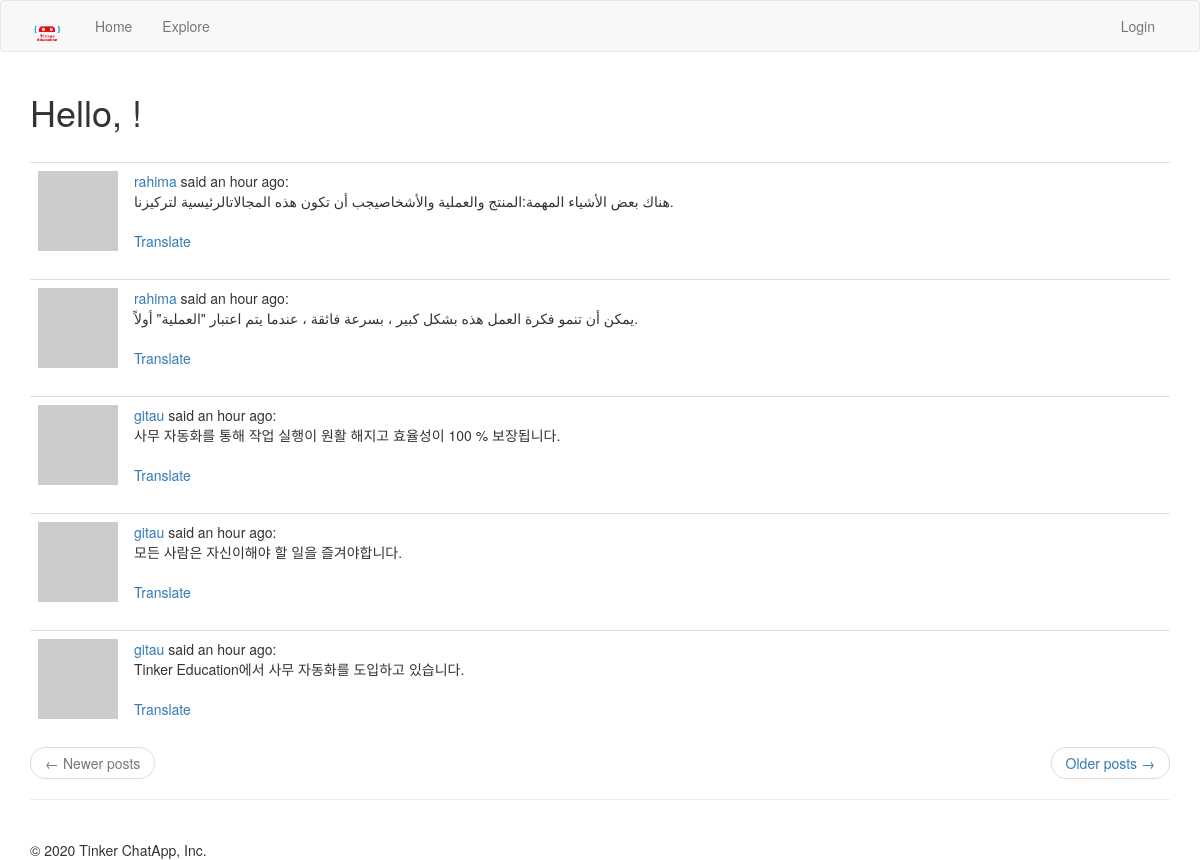
/explore, run on the app's committed database.
### app/models.py (models this page shows, shortened)
class Post(db.Model):
    id = db.Column(db.Integer, primary_key = True)
    body = db.Column(db.String(140))
    timestamp = db.Column(db.DateTime, index = True, default = datetime.utcnow)
    user_id = db.Column(db.Integer, db.ForeignKey('user.id'))
    language = db.Column(db.String(5))

class User( UserMixin ,db.Model):
    id = db.Column(db.Integer, primary_key = True)
    username = db.Column(db.String(64), unique = True, index = True)
    email = db.Column(db.String(120), unique = True, index = True)
    password_hash = db.Column(db.String(128))
    posts = db.relationship('Post', backref = 'author', lazy = 'dynamic')
    about_me = db.Column(db.String(140))
    last_seen = db.Column(db.DateTime, default = datetime.utcnow)
    followed = db.relationship(
        'User',
        secondary = followers,
        primaryjoin = (followers.c.follower_id == id),
        secondaryjoin = (followers.c.followed_id == id),
        backref = db.backref('followers', lazy = 'dynamic'),
        lazy = 'dynamic'
    )
    def avatar(self, size):
        digest = md5(self.email.lower().encode('utf-8')).hexdigest()
        return 'https://www.gravatar.com/avatar/{}?d=identicon&s={}'.format(digest, size)

### app/routes.py (the view)
@app.route('/explore')
def explore():
    page = request.args.get('page', 1, type=int)
    posts = Post.query.order_by(Post.timestamp.desc()).paginate(
        page, app.config['POSTS_PER_PAGE'], False
    )
    next_url = url_for('explore', page = posts.next_num) \
        if posts.has_next else None
    prev_url = url_for('explore', page = posts.prev_num) \
        if posts.has_prev else None
    return render_template('home.html', title = 'Explore', posts = posts.items, next_url = next_url, prev_url = prev_url)

### app/routes.py (called while the page is built)
@app.before_request
def before_request():
    if current_user.is_authenticated:
        current_user.last_seen = datetime.utcnow()
        db.session.commit()
    g.locale = str(get_locale())

### app/templates/home.html (shortened to what this page needs)
{% extends 'base.html' %}
{% import 'bootstrap/wtf.html' as wtf %}
{% block app_content %}
    <h1>Hello, {{current_user.username}}!</h1><br>
    {% for post in posts %}
        {% include '_posts.html' %}
    {% endfor %}
    <nav aria-label="...">
        <ul class="pager">
            <li class="previous{% if not prev_url %} disabled{% endif %}">
                <a href="{{ prev_url or '#' }}">
                    <span aria-hidden="true">&larr;</span> Newer posts
                </a>
            </li>
            <li class="next{% if not next_url %} disabled{% endif %}">
                <a href="{{ next_url or '#' }}">
                    Older posts <span aria-hidden="true">&rarr;</span>
                </a>
            </li>
        </ul>
    </nav>
{% endblock %}

### app/templates/_posts.html
<table class="table table-hover">
    <tr valign = 'top'>
        <td width="70px">
            <a href="{{ url_for('profile', username=post.author.username) }}">
                <img src="{{ post.author.avatar(36) }}" />
            </a>
        </td>
        <td>
            <a href="{{ url_for('profile', username=post.author.username) }}">
                {{ post.author.username }}
            </a>
            said {{ moment(post.timestamp).fromNow() }}:
            <br>
            <span id="post{{ post.id }}">{{ post.body }}</span>
            {% if post.language and post.language != g.locale %}
                <br><br>
                <span id="translation{{ post.id }}">
                    <a href="javascript:translate(
                                '#post{{ post.id }}',
                                '#translation{{ post.id }}',
                                '{{ post.language }}',
                                '{{ g.locale }}');">{{ _('Translate') }}</a>
                </span>
            {% endif %}
        </td>
    </tr>
</table>

### data on the page
Post: author.username "rahima", timestamp "an hour ago", body "هناك بعض الأشياء المهمة:المنتج والعملية والأشخاصيجب أن تكون هذه المجالاتالرئيسية لتركيزنا."
Post: author.username "rahima", timestamp "an hour ago", body "يمكن أن تنمو فكرة العمل هذه بشكل كبير ، بسرعة فائقة ، عندما يتم اعتبار \"العملية\" أولاً."
Post: author.username "gitau", timestamp "an hour ago", body "사무 자동화를 통해 작업 실행이 원활 해지고 효율성이 100 % 보장됩니다."
Post: author.username "gitau", timestamp "an hour ago", body "모든 사람은 자신이해야 할 일을 즐겨야합니다."
Post: author.username "gitau", timestamp "an hour ago", body "Tinker Education에서 사무 자동화를 도입하고 있습니다."

### other printed values
{{ moment().format('YYYY') }} "2020"
